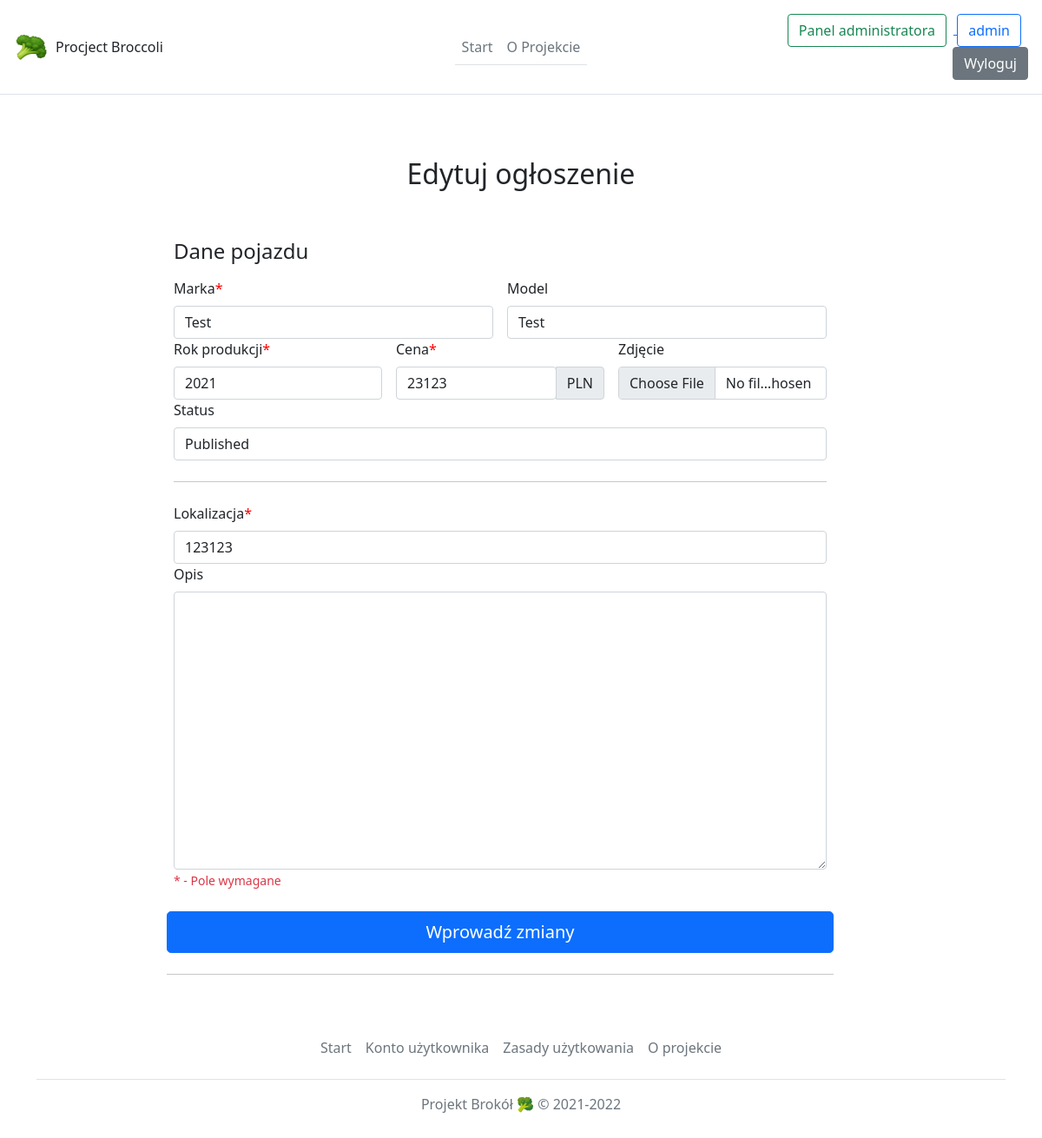
The app's page /post/1/edit (signed in) with its own data.
### appData/models.py (models this page shows, shortened)
class User(db.Model, UserMixin):
    id = db.Column(db.Integer, primary_key=True)
    login = db.Column(db.String(30), unique=True, nullable=False)
    firstname = db.Column(db.String(30))
    lastname = db.Column(db.String(30))
    email = db.Column(db.String(120), unique=True, nullable=False)
    password = db.Column(db.String(90), nullable=False)
    role = db.Column(db.String(30), default='Unverified')
    posts = db.relationship('Post', backref='author', lazy=True)
    verification_message = db.Column(db.String(12))

class Post(db.Model):
    id = db.Column(db.Integer, primary_key=True)
    user_id = db.Column(db.Integer, db.ForeignKey('user.id'), nullable=False)
    manufacture = db.Column(db.String(100), nullable=False)
    model = db.Column(db.String(100))
    manufacture_year = db.Column(db.String(4))
    photo = db.Column(db.String(30), nullable=False, default='defaultCar.jpg')
    description = db.Column(db.Text)
    price = db.Column(db.Integer(), nullable=False)
    date_posted = db.Column(db.DateTime, nullable=False, default=datetime.utcnow)
    status = db.Column(db.String(10), default='Published')
    location = db.Column(db.String(255))

### appData/routes.py (the view)
@app.route('/post/<int:post_id>/edit')
@login_required
def edit_post(post_id):
    post = Post.query.get_or_404(post_id)
    thisYear = int(datetime.now().strftime("%Y"))
    title = 'Edytuj ogłoszenie - ' + post.manufacture + ' ' + post.model
    if current_user.id == post.author.id or current_user.role == 'Admin':
        statuses = ['Published', 'Archived', 'Blocked']
        return render_template('edit_post.html', post=post, current_year=thisYear, title=title, statuses=statuses)
    else:
        flash('Nie możesz edytować ogłoszenia które nie jest twoje!', 'warning')
        redirectLocation = '/post/' + str(post.id)
        return redirect(redirectLocation)

### appData/models.py (called while the page is built)
@login_manager.user_loader #copy
def load_user(user_id):
    return User.query.get(int(user_id))

### appData/templates/edit_post.html (shortened to what this page needs)
{% extends "layout.html" %}
{% block content %}
<div class="py-5 text-center">
    <h2>Edytuj ogłoszenie</h2>
  </div>
  <div class="row g-5 justify-content-center" style="width: 100%;">
    <div class="col-md-7 col-lg-8">
      <h4 class="mb-3">Dane pojazdu</h4>
      <form class="needs-validation" action="/post/{{ post.id }}/edit_proceed" method="post" enctype=multipart/form-data>
        <div class="row g-3">
          <div class="col-sm-6">
            <label for="manufacture" class="form-label form-field-required">Marka</label>
            <input type="text" class="form-control" id="manufacture" name="manufacture" value="{{ post.manufacture }}" required>
          </div>
          <div class="col-sm-6">
            <label for="model" class="form-label">Model</label>
            <input type="text" class="form-control" id="model" name="model" value="{{ post.model }}"  >
          </div>
        </div>
        <div class="row g-3">
          <div class="col-sm-4">
            <label for="manufacture_year" class="form-label form-field-required">Rok produkcji</label>
            <select class="form-control" id="manufacture_year" name="manufacture_year" required>
                <option selected>{{ post.manufacture_year }}</option>
            </select>
          </div>
          <div class="col-sm-4">
            <label for="price" class="form-label form-field-required">Cena</label>
            <div class="input-group has-validation">
                <input type="number" class="form-control" id="price" name="price" value="{{ post.price }}" required>
                <span class="input-group-text">PLN</span>
            </div>
          </div>
          <div class="col-sm-4">
            <label for="photo" class="form-label">Zdjęcie</label>
            <input type="file" class="form-control" id="photo" name="photo">
          </div>
        </div>
        {% if current_user.role == 'Admin' %}
        <div class="row g-3">
          <div class="col-sm-12">
            <label for="status" class="form-label">Status</label>
            <select type="option" class="form-control" id="status" name='status' placeholder="status">
              {% for status in statuses %}
                {% if status == post.status %}
                <option selected>{{ status }}</option>
                {% else %}
                <option>{{ status }}</option>
                {% endif %}
              {% endfor %}
            </select>
          </div>
        </div>
        <hr class="my-4">
        {% endif %}
        <div class="row g-3">
          <div class="col-sm-12">
            <label for="location" class="form-label form-field-required">Lokalizacja</label>
            <input type="text" class="form-control" id="location" name="location" value="{{ post.location }}" required>
          </div>
        </div>
        <div class="row g-3">
          <div class="col-sm-12">
            <label for="description" class="form-label">Opis</label>
            <textarea class="form-control" id="description" name="description" style="height: 320px;">{{ post.description }}</textarea>
          </div>
        </div>
        <small class="form-text text-danger">* - Pole wymagane</small>
        <div class="row g-3 mt-2 justify-content-end">
          <button class="w-15 btn btn-primary btn-lg" type="submit">Wprowadź zmiany</button>
          <hr class="my-4">
        </div>
      </form>
    </div>
  </div>
{% endblock content %}

### appData/templates/layout.html (shortened to what this page needs)
<!doctype html>
<html lang="pl">
    <head>
        <link href="https://cdn.jsdelivr.net/npm/bootstrap@5.1.3/dist/css/bootstrap.min.css" rel="stylesheet">
      </head>
    <body>
            <header class="d-flex flex-wrap align-items-center justify-content-center justify-content-md-between py-3 p-3 mb-4 border-bottom">
              <a href="/" class="d-flex align-items-center col-md-3 mb-2 mb-md-0 text-dark text-decoration-none">
                <img class="bi me-2" width="40" height="32" role="img" aria-label="Bootstrap" src="{{ url_for('static', filename='img/broccoli.ico') }}"> Procject Broccoli
              </a>
              <ul class="nav col-12 col-md-auto mb-2 justify-content-center mb-md-0">
                  <li>
                      {% if title == 'Start' %}
                      <a href="{{ url_for('home') }}" class="nav-link nav-links px-2 text-capitalize link-dark border-bottom border-secondary">
                      {% else %}
                      <a href="{{ url_for('home') }}" class="nav-link nav-links px-2 text-capitalize link-secondary border-bottom">
                      {% endif %}
                        Start
                      </a>
                  </li>
                  <li>
                      {% if title == 'O projekcie' %}
                      <a href="{{ url_for('about') }}" class="nav-link nav-links px-2 text-capitalize link-dark border-bottom border-secondary">
                      {% else %}
                      <a href="{{ url_for('about') }}" class="nav-link nav-links px-2 text-capitalize link-secondary border-bottom">
                      {% endif %}
                          O projekcie
                      </a>
                  </li>
              </ul>
              {% if current_user.is_authenticated %}
              <div class="col-md-3 text-end">
                {% if current_user.role == 'Admin' %}
                <a href="{{ url_for('admin_panel')}}">
                  <button type="button" class="btn btn-outline-success me-2">
                    Panel administratora
                  </button>
                </a>
                {% endif %}
                <a href="/user/{{ current_user.id }}">
                    <button type="button" class="btn btn-outline-primary me-2">
                        {{ current_user.login }}
                    </button>
                </a>
                <a href="{{ url_for('logout') }}">
                    <button type="button" class="btn btn-secondary">
                        Wyloguj
                    </button>
                </a>
              </div>
              {% endif %}
          </header>
        {% block content %}
        {% endblock %}
        <div class="container">
          <footer class="py-3 my-4">
            <ul class="nav justify-content-center border-bottom pb-3 mb-3">
              <li class="nav-item"><a href="{{ url_for('home') }}" class="nav-link px-2 text-muted">Start</a></li>
              {% if current_user.is_authenticated %}
              <li class="nav-item"><a href="/user/{{ current_user.id }}" class="nav-link px-2 text-muted">Konto użytkownika</a></li>
              {% else %}
              <li class="nav-item"><a href="{{ url_for('login') }}" class="nav-link px-2 text-muted">Zaloguj</a></li>
              <li class="nav-item"><a href="{{ url_for('register') }}" class="nav-link px-2 text-muted">Rejestracja</a></li>
              {% endif %}
              <li class="nav-item"><a href="{{ url_for('terms') }}" class="nav-link px-2 text-muted">Zasady użytkowania</a></li>
              <li class="nav-item"><a href="{{ url_for('about') }}" class="nav-link px-2 text-muted">O projekcie</a></li>
            </ul>
            <p class="text-center text-muted">Projekt Brokół 🥦 © 2021-2022</p>
          </footer>
        </div>
    </body>
</html>

### appData/templates/layout.html (style rules this page uses)
.nav-links { transition: 0.8s; }
.form-field-required::after { content: '*'; color: #f00; }

### records on screen
User: login "admin"
Post: manufacture "Test", model "Test", manufacture_year "2021", price "23123", status "Published", location "123123"
